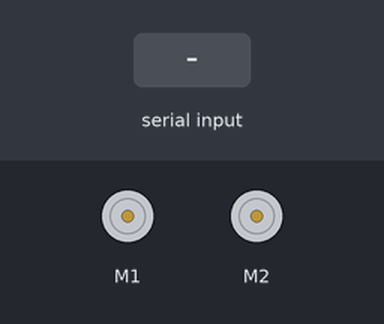
Bench run of a sketch on a simulated Arduino Uno, built with avr-gcc and run on an emulated ATmega328P. On the bench: 2 × DC motor (green arrow = forward, orange = backward, longer = faster). The test bench sets the inputs (shaded band).

Above: at 1.2 s.
1.3 s: "A" received over Serial
At 2.0 s:
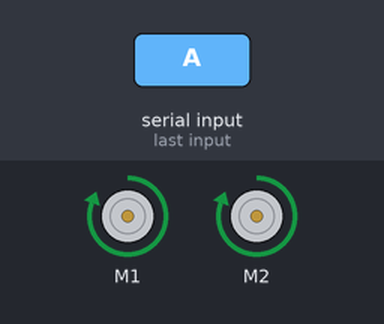
2.8 s: byte 71 (71) received over Serial
At 3.2 s:
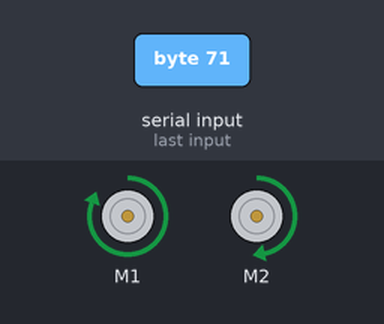
4.3 s: byte 72 (72) received over Serial
At 5.5 s:
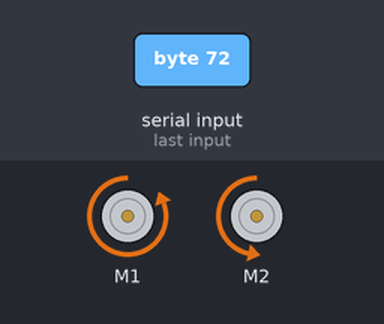
5.8 s: byte 73 (73) received over Serial
At 6.6 s:
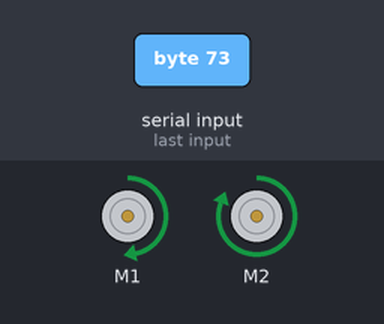
7.3 s: byte 74 (74) received over Serial
At 7.8 s:
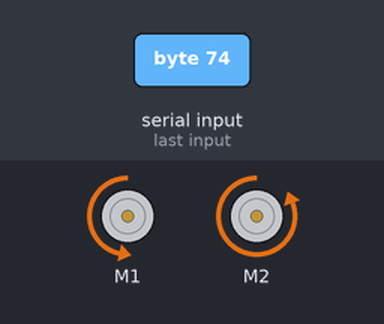
8.8 s: byte 88 (88) received over Serial
At 10.1 s:
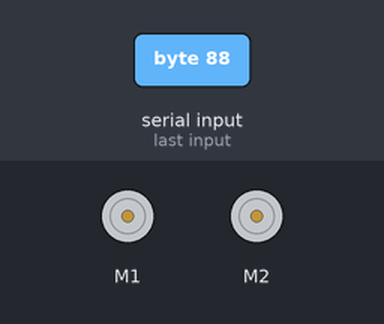
Timing chart, 0 to 11.3 s (numbered marks = the images above; inputs shaded):
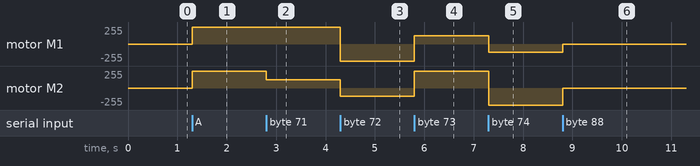

Measured:
- after the input at 1.3 s, motor M1, motor M2: stopped → forward 255/255 at once
- after the input at 2.8 s, motor M2: forward 255/255 → forward 126/255 at once
- after the input at 4.3 s, motor M1: forward 255/255 → backward 255/255 at once; motor M2: forward 126/255 → backward 126/255 at once
- after the input at 5.8 s, motor M1: backward 255/255 → forward 126/255 at once; motor M2: backward 126/255 → forward 255/255 at once
- after the input at 7.3 s, motor M1: forward 126/255 → backward 126/255 at once; motor M2: forward 255/255 → backward 255/255 at once
- after the input at 8.8 s, motor M1: backward 126/255 → stopped at once; motor M2: backward 255/255 → stopped at once

The sketch:

Receiver_Serial_Redbot.ino
```cpp
/*
This sketch receives commands from a serial source such as an
Arduino using the Transmitter_Serial_4A_2D sketch and defines
their behavior on a RedBot Main Board.
*/


//inclusions
#include <RedBot.h> //invoke the RedBot Library

//objects
RedBotMotor motor; //instantiate the motor object

//constants

//variables
char q = 0; //serial receipt variable will receive an ASCII character in binary

void setup()
{
  Serial.begin(9600);
}

void loop()
{
  if (Serial.available())
  {
    q=Serial.read();
    switch(q)
    {
      case 65://A - Full Forward
        motor.drive(255);
        delay(10);
        break;
      case 66://B - Full Astern
        motor.drive(-255);
        delay(10);
        break;
      case 67://C - Slow forward
        motor.drive(127);
        delay(10);
        break;
      case 68://D - Slow Astern
        motor.drive(-127);
        delay(10);
        break;
      case 69://E - Spin Left
        motor.pivot(-255);
        delay(10);
        break;
      case 70://F - Spin Right
        motor.pivot(255);
        delay(10);
        break;
      case 71://G - Veer Left
        motor.rightDrive(127);
        motor.leftDrive(255);
        delay(10);
        break;
      case 72://H - Veer Left Astern
        motor.rightDrive(-127);
        motor.leftDrive(-255);
        delay(10);
        break;
      case 73://I - Veer Right
        motor.rightDrive(255);
        motor.leftDrive(127);
        delay(10);
        break;
      case 74://J - Veer Right Astern
        motor.rightDrive(-255);
        motor.leftDrive(-127);
        delay(10);
        break;
      case 75://K - Unused
       break;
      case 76://L - Unused
        break;
      case 77://M - Unused
        break;
      case 78://N - Unused
        break;
      case 88://X - Full Stop
        motor.brake();
        delay(10);
        break;
      case 97://a - Unused
        break;
      case 98://b - Unused
        break;
    }
  }
}
```
